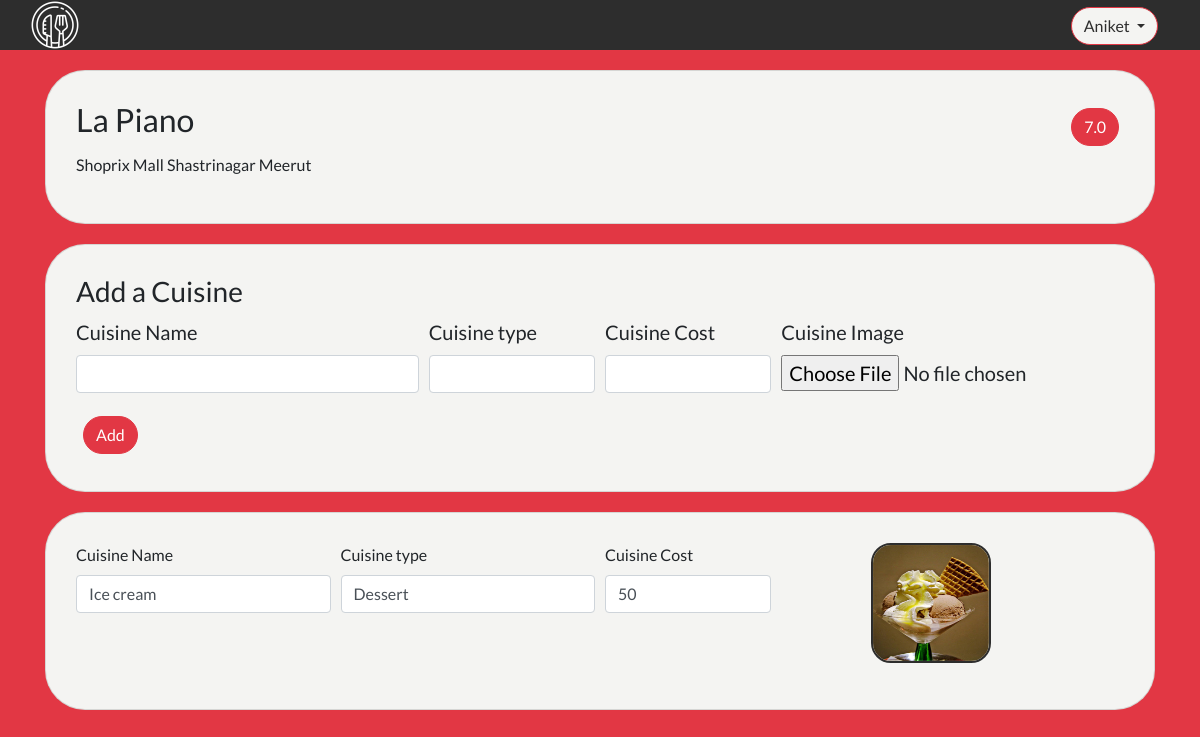
The page /ManageRestaurant.php?login=success (signed in) on the database its author committed.
### tables this page shows
CREATE TABLE `restaurants` (
  `rest_username` varchar(30) NOT NULL,
  `rest_password` varchar(30) NOT NULL,
  `rest_id` int(100) NOT NULL,
  `rest_ownername` varchar(100) DEFAULT NULL,
  `rest_name` varchar(100) DEFAULT NULL,
  `rest_address` varchar(500) DEFAULT NULL,
  `rest_email` varchar(50) DEFAULT NULL,
  `rest_open` varchar(5) DEFAULT NULL,
  `rest_close` varchar(5) DEFAULT NULL,
  `rest_rating` float(2,1) DEFAULT NULL,
  `rest_image` varchar(255) DEFAULT NULL,
  `rest_cuisine` varchar(100) DEFAULT NULL
);

CREATE TABLE `lapiano` (
  `dish_id` int(100) NOT NULL,
  `cuisine` varchar(50) DEFAULT NULL,
  `type` varchar(50) DEFAULT NULL,
  `cost` int(100) DEFAULT NULL,
  `image` varchar(250) DEFAULT NULL
);

### ManageRestaurant.php (the view, shortened to what this page needs)
<?php
include 'includes/dbh.inc.php';
$name = $_SESSION['name'];
$sql = "SELECT * from restaurants where rest_username='$name'";
$res = mysqli_query($conn, $sql);
$row = mysqli_fetch_assoc($res);
$rest_name = $row['rest_name'];
?>
<html>
<head>
	<link rel="stylesheet" href="https://stackpath.bootstrapcdn.com/bootstrap/4.1.3/css/bootstrap.min.css">
	<link rel="stylesheet" href="https://cdnjs.cloudflare.com/ajax/libs/font-awesome/4.7.0/css/font-awesome.min.css">
	<link rel="stylesheet" type="text/css" href="css/manage.css">
</head>
<body>
	<header>
		<div class="dropdown">
			<button class="btn btn-secondary dropdown-toggle" type="button" data-toggle="dropdown"><?php echo $name; ?>
				<span class="caret"></span></button>
		</div>
		<img class="logo" src="./rest_images/logo.png" alt="LOGO">
	</header>
	<div class="container">
		<div class="card">
			<div class="row">
				<h2 class="col-sm-11"><?php echo $rest_name; ?></h2>
				<div class="col-sm-1"><button class="btn btn-success"><?php echo $row['rest_rating']; ?></button></div>
			</div>
			<p><?php echo $row['rest_address']; ?></p>
		</div>
		<div>
			<form method="post" action="<?php echo $_SERVER['PHP_SELF']; ?>" enctype="multipart/form-data">
				<div class="card">
					<h3>Add a Cuisine</h3>
					<div class="form-row">
						<div class="form-group col-sm-4">
							<label>Cuisine Name</label>
							<input type="text" name="dish" class="form-control">
						</div>
						<div class="form-group col-sm-2">
							<label>Cuisine type</label>
							<input type="text" name="type" class="form-control">
						</div>
						<div class="form-group col-sm-2">
							<label>Cuisine Cost</label>
							<input type="integer" name="cost" class="form-control">
						</div>
						<div class="form-group col-sm-2">
							<label>Cuisine Image</label>
							<input type="file" name="image">
						</div>
					</div>
					<div><button class="btn btn-success" name="addcuisine">Add</button></div>
				</div>
			</form>
		</div>
		<div>
			<?php
			$restname = str_replace(' ', '', $rest_name);
			$findDish = "SELECT * from $restname";
			$dishes = mysqli_query($conn, $findDish);
			if (mysqli_num_rows($dishes) > 0) {
				while ($rows = mysqli_fetch_array($dishes)) {
			?>
					<div class="card">
						<div class="form-row">
							<div class="form-group col-lg-3">
								<label>Cuisine Name</label>
								<input type="text" name="dish" class="form-control" value="<?php echo $rows['cuisine']; ?>">
							</div>
							<div class="form-group col-lg-3">
								<label>Cuisine type</label>
								<input type="text" name="type" class="form-control" value="<?php echo $rows['type']; ?>">
							</div>
							<div class="form-group col-lg-2">
								<label>Cuisine Cost</label>
								<input type="integer" name="cost" class="form-control" value="<?php echo $rows['cost']; ?>">
							</div>
							<div class="form-group col-lg-4">
								<img src="<?php echo $rows['image']; ?>" style="margin-left:90px;height: 120px;width:120px;border-radius:20px;border: 2px solid #2d2d2d;">
							</div>
						</div>
					</div>
			<?php
				}
			}
			?>
		</div>
	</div>
</body>
</html>

### css/manage.css (style rules this page uses)
* { margin:0px; font-family: 'Lato', sans-serif; }
body { background-color: #E23744; }
header { width: 100%; height: 50px; color: #fff; position: relative; background-color: #2D2D2D; }
.dropdown button { position: absolute; top: 0px; right: 35px; color: #2D2D2D !important; }
.card { border-radius: 40px; background-color: #F4F4F2 !important; padding: 30px; margin-top: 20px; }
.logo { filter: invert(100%); width: 50px; height: 50px; margin-left: 30px; }
.btn-success { margin: 7px !important; border-radius: 20px; background-color: #E23744 !important; border-color: #E23744 !important; }
.btn-secondary { top: 5%; margin: 7px !important; border-radius: 20px; background-color: #f4f4f2 !important; border-color: #E23744 !important; color: #2D2D2D; }
form { font-size: 20px; }

### rows shown on the page
restaurants: rest_name "La Piano", rest_rating "7.0", rest_address "Shoprix Mall Shastrinagar Meerut"
lapiano: dish "Ice cream", type "Dessert", cost "50", image (picture)

### other values the page prints
$name "Aniket"
